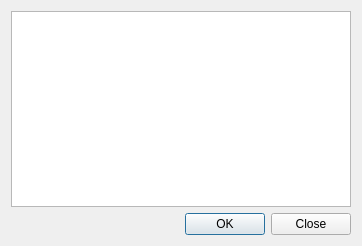
<ui version="4.0" >
 <class>SeismicU</class>
 <widget class="QWidget" name="SeismicU" >
  <property name="geometry" >
   <rect>
    <x>0</x>
    <y>0</y>
    <width>362</width>
    <height>246</height>
   </rect>
  </property>
  <property name="windowTitle" >
   <string>Form</string>
  </property>
  <layout class="QGridLayout" name="gridLayout" >
   <item row="1" column="0" >
    <widget class="QDialogButtonBox" name="buttonBox" >
     <property name="standardButtons" >
      <set>QDialogButtonBox::Close|QDialogButtonBox::Ok</set>
     </property>
    </widget>
   </item>
   <item row="0" column="0" >
    <widget class="QTextEdit" name="outputTextEdit" />
   </item>
  </layout>
 </widget>
 <resources/>
 <connections>
  <connection>
   <sender>buttonBox</sender>
   <signal>rejected()</signal>
   <receiver>SeismicU</receiver>
   <slot>close()</slot>
   <hints>
    <hint type="sourcelabel" >
     <x>287</x>
     <y>271</y>
    </hint>
    <hint type="destinationlabel" >
     <x>199</x>
     <y>149</y>
    </hint>
   </hints>
  </connection>
 </connections>
</ui>
